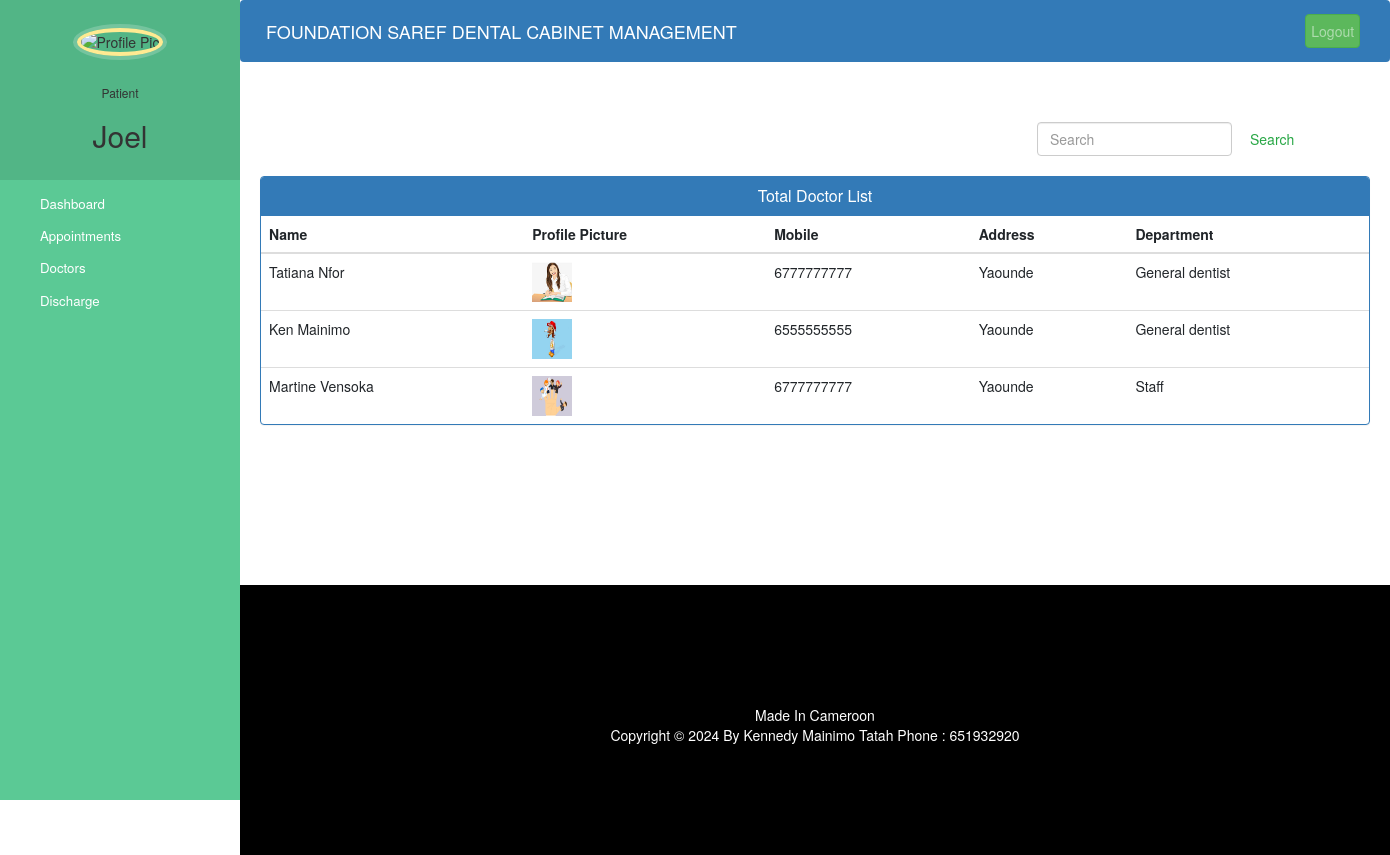
The app's page /patient-view-doctor (signed in) with its own data.
### hospital/models.py (models this page shows, shortened)
class Doctor(models.Model):
    user=models.OneToOneField(User,on_delete=models.CASCADE)
    profile_pic= models.ImageField(upload_to='profile_pic/DoctorProfilePic/',null=True,blank=True)
    address = models.CharField(max_length=40)
    salary = models.PositiveIntegerField(null=False,blank=True)
    sex = models.CharField(max_length=10,null=False,choices=sex,default='Male')
    age = models.IntegerField(null=False,blank=False)
    mobile = models.CharField(max_length=20,null=True)
    department = models.CharField(max_length=50,choices=departments,default='General dentist')
    status=models.BooleanField(default=False)
    admitDate=models.DateField(auto_now_add=True)
    @property
    def get_name(self):
        return self.user.first_name+" "+self.user.last_name

### hospital/views.py (the view)
# urls.py: path('patient-view-doctor', views.patient_view_doctor_view,name='patient-view-doctor'),
def patient_view_doctor_view(request):
    doctors=models.Doctor.objects.all().filter(status=True)
    patient=models.Patient.objects.get(user_id=request.user.id) #for profile picture of patient in sidebar
    return render(request,'hospital/patient_view_doctor.html',{'patient':patient,'doctors':doctors})

### templates/hospital/patient_view_doctor.html (shortened to what this page needs)
{% extends 'hospital/patient_base.html' %}
{% block content %}
{%load static%}
<head>
  <link href="//netdna.bootstrapcdn.com/bootstrap/3.0.0/css/bootstrap.min.css" rel="stylesheet" id="bootstrap-css">
</head>
<div class="container">
    <form  action="/searchdoctor" method="get" style="margin-left:70%;" class="form-inline my-2 my-lg-0">
      <input class="form-control mr-sm-2" type="search" placeholder="Search" name="query" id="query" aria-label="Search">
      <button class="btn btn-outline-success my-2 my-sm-0" type="submit">Search</button>
    </form>
<br>
  {% if doctors %}
  <div class="panel panel-primary">
    <div class="panel-heading">
      <h6 class="panel-title"> Total Doctor List</h6>
    </div>
    <table class="table table-hover" id="dev-table">
        <thead>
          <tr>
            <th>Name</th>
            <th>Profile Picture</th>
            <th>Mobile</th>
            <th>Address</th>
            <th>Department</th>
          </tr>
        </thead>
        {% for d in doctors %}
        <tr>
          <td> {{d.get_name}}</td>
          <td> <img src="{% static d.profile_pic.url %}" alt="Profile Pic" height="40px" width="40px" /></td>
          <td>{{d.mobile}}</td>
          <td>{{d.address}}</td>
          <td>{{d.department}}</td>
        </tr>
        {% endfor %}
      </table>
  </div>
  {%else%}
  <br><br><br>
  <h4 style="text-align: center;color: red;">No Doctor Found !!!</h4>
  {% endif %}
</div>
{% endblock content %}

### templates/hospital/patient_base.html (shortened to what this page needs)
<!DOCTYPE html>
{% load static %}
<html lang="en">
  <head>
    <link rel="stylesheet" href="https://stackpath.bootstrapcdn.com/bootstrap/4.3.1/css/bootstrap.min.css">
    <link rel="stylesheet" href="https://maxcdn.bootstrapcdn.com/font-awesome/4.7.0/css/font-awesome.min.css">
  </head>
  <body>
    <nav class="menu" tabindex="0">
      <header class="avatar">
        <img src="{% static patient.profile_pic.url %}" alt="Profile Pic" />
        <br /><br />
        <h6>Patient</h6>
        <h2>{{ request.user.first_name }}</h2>
      </header>
      <ul>
        <li tabindex="0" class="icon-dashboard">
          <a style="color:white; text-decoration:none;" href="/patient-dashboard"><span>Dashboard</span></a>
        </li>
        <li tabindex="0" class="icon-calendar">
          <a style="color:white; text-decoration:none;" href="/patient-appointment"><span>Appointments</span></a>
        </li>
        <li tabindex="0" class="icon-users">
          <a style="color:white; text-decoration:none;" href="/patient-view-doctor"><span>Doctors</span></a>
        </li>
        <li tabindex="0" class="icon-users">
          <a style="color:white; text-decoration:none;" href="/patient-discharge"><span>Discharge</span></a>
        </li>
      </ul>
    </nav>
    <main>
      <div class="bs-example">
        <nav class="navbar navbar-expand-md navbar-dark fixed-top" style="background:#337AB7;">
          <a href="/patient-dashboard" class="navbar-brand">FOUNDATION SAREF DENTAL CABINET MANAGEMENT</a>
          <div class="collapse navbar-collapse justify-content-between" id="navbarCollapse">
            <div class="navbar-nav" style=" margin-left: 90%;">
              <form method="POST" action="{% url 'logout' %}">
                <button type="submit" class="nav-item nav-link btn btn-success float-left">Logout</button>
              </form>
            </div>
          </div>
        </nav>
      </div>
      <br /><br />
      {% block content %}
      {% endblock %}
      <br /><br /><br /><br /><br /><br /><br />
      <footer>
        <br>
        <div class="container">
          <div class="row">
            <div class="col-md-12 col-sm-12">
              <div style="color:#ffffff;" class="wow fadeInUp footer-copyright">
                <p>Made In Cameroon <br>
                  Copyright &copy; 2024 By Kennedy Mainimo Tatah  Phone : 651932920 </p>
              </div>
            </div>
          </div>
        </div>
      </footer>
    </main>
  </body>
  </html>

### templates/hospital/patient_base.html (style rules this page uses)
a:link { text-decoration: none; }
a { color: white; }
footer { padding: 0px 0px 0px 0px; background-color: black; margin: 0px; }
p { text-align: center; }
body { padding-left: 240px; }
main { position: relative; height: 100vh; }
.menu { background: #5bc995; height: 100vh; width: 240px; position: fixed; top: 0px; left: 0; z-index: 5; outline: none; }
.menu .avatar { background: rgba(0, 0, 0, 0.1); padding: 2em 0.5em; text-align: center; }
.menu .avatar img { width: 100px; border-radius: 50%; overflow: hidden; border: 4px solid #ffea92; box-shadow: 0 0 0 4px rgba(255, 255, 255, 0.2); }
.menu .avatar h2 { font-weight: normal; margin-bottom: 0; }
.menu ul { list-style: none; padding: 0.5em 0; margin: 0; }
.menu ul li { padding: 0.5em 1em 0.5em 3em; font-size: 0.95em; font-weight: regular; background-repeat: no-repeat; background-position: left 15px center; background-size: auto 20px; transition: all 0.15s linear; cursor: pointer; }
.menu ul li.icon-dashboard { background-image: url('http://www.entypo.com/images//gauge.svg'); }
.menu ul li.icon-users { background-image: url('http://www.entypo.com/images//users.svg'); }
.menu ul li.icon-calendar { background-image: url('http://www.entypo.com/images//calendar.svg'); }

### templates/hospital/patient_view_doctor.html (style rules this page uses)
a:link { text-decoration: none; }
h6 { text-align: center; }
.row { margin: 100px; }

### records on screen
Doctor: get_name "Tatiana Nfor", profile_pic (picture), mobile "6777777777", address "Yaounde", department "General dentist"
Doctor: get_name "Ken Mainimo", profile_pic (picture), mobile "6555555555", address "Yaounde", department "General dentist"
Doctor: get_name "Martine Vensoka", profile_pic (picture), mobile "6777777777", address "Yaounde", department "Staff"

### other values on screen
{{ request.user.first_name }} "Joel"
